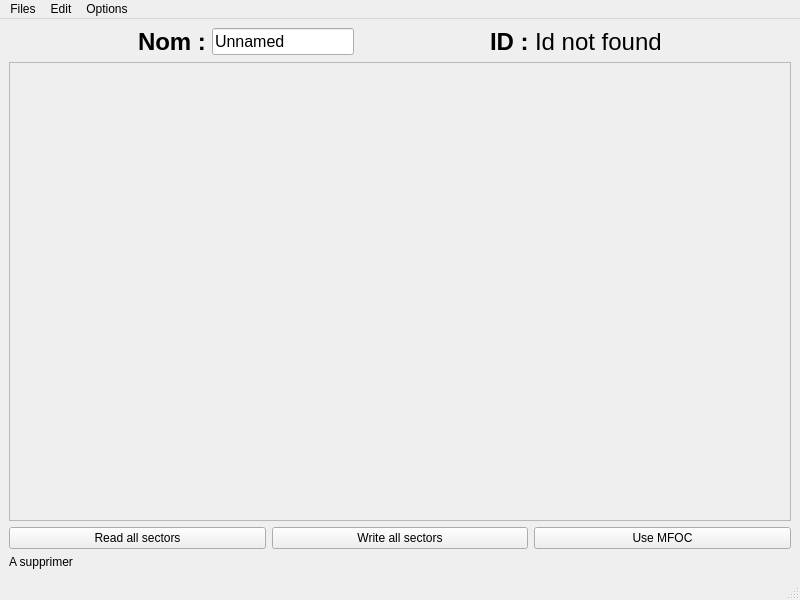
<?xml version="1.0" encoding="UTF-8"?>
<ui version="4.0">
 <class>TagDataMainWindow</class>
 <widget class="QMainWindow" name="TagDataMainWindow">
  <property name="geometry">
   <rect>
    <x>0</x>
    <y>0</y>
    <width>800</width>
    <height>600</height>
   </rect>
  </property>
  <property name="windowTitle">
   <string>MainWindow</string>
  </property>
  <widget class="QWidget" name="centralwidget">
   <layout class="QHBoxLayout" name="horizontalLayout">
    <item>
     <layout class="QVBoxLayout" name="mainLayout">
      <item>
       <layout class="QHBoxLayout" name="identityLayout">
        <item>
         <spacer name="horizontalSpacer_3">
          <property name="orientation">
           <enum>Qt::Horizontal</enum>
          </property>
          <property name="sizeHint" stdset="0">
           <size>
            <width>40</width>
            <height>20</height>
           </size>
          </property>
         </spacer>
        </item>
        <item>
         <widget class="QLabel" name="nameTitleLabel">
          <property name="font">
           <font>
            <pointsize>18</pointsize>
            <weight>75</weight>
            <bold>true</bold>
           </font>
          </property>
          <property name="text">
           <string>Nom :</string>
          </property>
         </widget>
        </item>
        <item>
         <widget class="QLineEdit" name="lineEdit">
          <property name="font">
           <font>
            <pointsize>12</pointsize>
           </font>
          </property>
          <property name="text">
           <string>Unnamed</string>
          </property>
         </widget>
        </item>
        <item>
         <spacer name="horizontalSpacer">
          <property name="orientation">
           <enum>Qt::Horizontal</enum>
          </property>
          <property name="sizeHint" stdset="0">
           <size>
            <width>40</width>
            <height>20</height>
           </size>
          </property>
         </spacer>
        </item>
        <item>
         <widget class="QLabel" name="idTitleLabel">
          <property name="font">
           <font>
            <pointsize>18</pointsize>
            <weight>75</weight>
            <bold>true</bold>
           </font>
          </property>
          <property name="text">
           <string>ID :</string>
          </property>
         </widget>
        </item>
        <item>
         <widget class="QLabel" name="idLabel">
          <property name="font">
           <font>
            <pointsize>18</pointsize>
           </font>
          </property>
          <property name="text">
           <string>Id not found</string>
          </property>
         </widget>
        </item>
        <item>
         <spacer name="horizontalSpacer_2">
          <property name="orientation">
           <enum>Qt::Horizontal</enum>
          </property>
          <property name="sizeHint" stdset="0">
           <size>
            <width>40</width>
            <height>20</height>
           </size>
          </property>
         </spacer>
        </item>
       </layout>
      </item>
      <item>
       <widget class="QScrollArea" name="scrollArea">
        <property name="widgetResizable">
         <bool>true</bool>
        </property>
        <widget class="QWidget" name="scrollAreaWidgetContents">
         <property name="geometry">
          <rect>
           <x>0</x>
           <y>0</y>
           <width>778</width>
           <height>450</height>
          </rect>
         </property>
         <layout class="QVBoxLayout" name="verticalLayout_3">
          <item>
           <layout class="QVBoxLayout" name="dataLayout">
            <item>
             <spacer name="verticalSpacer">
              <property name="orientation">
               <enum>Qt::Vertical</enum>
              </property>
              <property name="sizeHint" stdset="0">
               <size>
                <width>20</width>
                <height>40</height>
               </size>
              </property>
             </spacer>
            </item>
           </layout>
          </item>
         </layout>
        </widget>
       </widget>
      </item>
      <item>
       <layout class="QHBoxLayout" name="pushButtonLayout">
        <item>
         <widget class="QPushButton" name="ReadAllPushButton">
          <property name="text">
           <string>Read all sectors</string>
          </property>
         </widget>
        </item>
        <item>
         <widget class="QPushButton" name="writeAllPushButton">
          <property name="text">
           <string>Write all sectors</string>
          </property>
         </widget>
        </item>
        <item>
         <widget class="QPushButton" name="mfocPushButton">
          <property name="text">
           <string>Use MFOC</string>
          </property>
         </widget>
        </item>
       </layout>
      </item>
      <item>
       <widget class="QLabel" name="testLabel">
        <property name="text">
         <string>A supprimer</string>
        </property>
       </widget>
      </item>
     </layout>
    </item>
   </layout>
  </widget>
  <widget class="QMenuBar" name="menubar">
   <property name="geometry">
    <rect>
     <x>0</x>
     <y>0</y>
     <width>800</width>
     <height>21</height>
    </rect>
   </property>
   <widget class="QMenu" name="menuFile">
    <property name="title">
     <string>Files</string>
    </property>
    <addaction name="actionNew"/>
    <addaction name="actionOpen"/>
    <addaction name="actionSave"/>
    <addaction name="actionSave_as"/>
    <addaction name="actionClose"/>
   </widget>
   <widget class="QMenu" name="menuEdit">
    <property name="title">
     <string>Edit</string>
    </property>
    <addaction name="actionCheck_modifications"/>
   </widget>
   <widget class="QMenu" name="menuOptions">
    <property name="title">
     <string>Options</string>
    </property>
    <addaction name="actionEncoding"/>
   </widget>
   <addaction name="menuFile"/>
   <addaction name="menuEdit"/>
   <addaction name="menuOptions"/>
  </widget>
  <widget class="QStatusBar" name="statusbar"/>
  <action name="actionEncoding">
   <property name="text">
    <string>Encoding</string>
   </property>
  </action>
  <action name="actionOpen">
   <property name="text">
    <string>Open</string>
   </property>
  </action>
  <action name="actionSave">
   <property name="text">
    <string>Save</string>
   </property>
  </action>
  <action name="actionSave_as">
   <property name="text">
    <string>Save as</string>
   </property>
  </action>
  <action name="actionNew">
   <property name="text">
    <string>New</string>
   </property>
  </action>
  <action name="actionClose">
   <property name="text">
    <string>Close</string>
   </property>
  </action>
  <action name="actionCheck_modifications">
   <property name="text">
    <string>Check modifications</string>
   </property>
  </action>
 </widget>
 <resources/>
 <connections/>
</ui>
